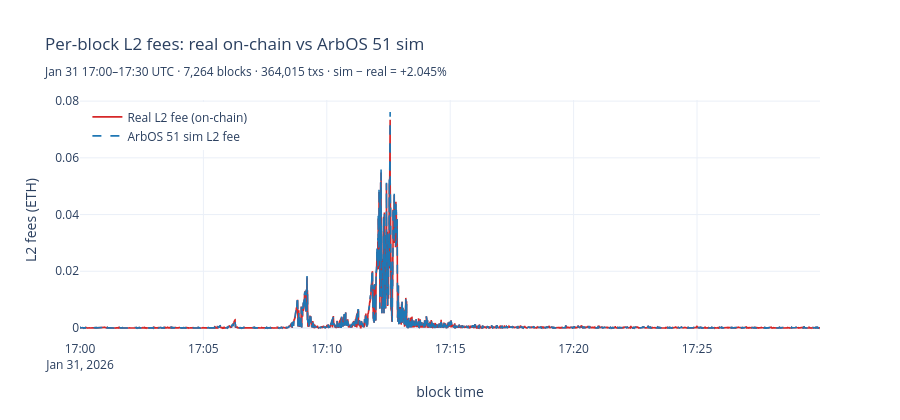

The cell this chart's notebook holds for it:
### Code cell
# Per-tx → per-block roll-up of L2 fees in our 30-min sample,
# computed with the full methodology (per-tx fee = price × l2_gas).
tx2 = tx.copy()
tx2['sim_p51_gwei']    = tx2['block_number'].map(block_to_sim)
tx2['real_l2_fee_eth'] = tx2['l2_base'] + tx2['l2_surplus']                     # P_eff · L2_gas / 1e18
tx2['sim_l2_fee_eth']  = tx2['sim_p51_gwei'] * 1e9 * tx2['l2_gas'] / 1e18         # P_sim · L2_gas

per_block = (
    tx2.groupby('block_number', as_index=False)
       .agg(block_time      =('block_time',      'first'),
            real_l2_fee_eth =('real_l2_fee_eth', 'sum'),
            sim_l2_fee_eth  =('sim_l2_fee_eth',  'sum'),
            real_p_gwei     =('eff_price_gwei',  'first'),
            sim_p_gwei      =('sim_p51_gwei',    'first'))
       .sort_values('block_time')
)

real_total = per_block['real_l2_fee_eth'].sum()
sim_total  = per_block['sim_l2_fee_eth'].sum()
print(f'30-min window L2 fee total (ETH):')
print(f'  real on-chain  {real_total:>10.4f}')
print(f'  arbos51 sim    {sim_total:>10.4f}')
print(f'  diff           {sim_total - real_total:>+10.4f}  ({(sim_total - real_total)/real_total:+.3%})')

fig = go.Figure()
fig.add_trace(go.Scatter(
    x=per_block['block_time'], y=per_block['real_l2_fee_eth'],
    mode='lines', name='Real L2 fee (on-chain)',
    line=dict(color='#d62728', width=1.6),
    hovertemplate='%{x|%H:%M:%S} · real=%{y:.4f} ETH<extra></extra>',
))
fig.add_trace(go.Scatter(
    x=per_block['block_time'], y=per_block['sim_l2_fee_eth'],
    mode='lines', name='ArbOS 51 sim L2 fee',
    line=dict(color='#1f77b4', width=1.6, dash='dash'),
    hovertemplate='%{x|%H:%M:%S} · sim=%{y:.4f} ETH<extra></extra>',
))
fig.update_layout(
    title=(f'Per-block L2 fees: real on-chain vs ArbOS 51 sim<br>'
           f'<sub>Jan 31 17:00–17:30 UTC · {len(per_block):,} blocks · {len(tx2):,} txs · '
           f'sim − real = {(sim_total - real_total)/real_total:+.3%}</sub>'),
    xaxis_title='block time', yaxis_title='L2 fees (ETH)',
    template='plotly_white', height=420, hovermode='x unified',
    legend=dict(yanchor='top', y=0.99, xanchor='left', x=0.01),
)
fig.show()

### Figure 1 — Plotly figure (JSON) as saved in the notebook; plotly's stock layout.template omitted (floating-point values rounded to 4 significant figures; data arrays with more than 128 entries replaced by an {"elided": "..."} marker saying what was removed)
{"data": [{"hovertemplate": "%{x|%H:%M:%S} · real=%{y:.4f} ETH<extra></extra>", "line": {"color": "#d62728", "width": 1.6}, "mode": "lines", "name": "Real L2 fee (on-chain)", "type": "scatter", "x": {"elided": "7264 str values"}, "y": {"elided": "7264 float values"}}, {"hovertemplate": "%{x|%H:%M:%S} · sim=%{y:.4f} ETH<extra></extra>", "line": {"color": "#1f77b4", "dash": "dash", "width": 1.6}, "mode": "lines", "name": "ArbOS 51 sim L2 fee", "type": "scatter", "x": {"elided": "7264 str values"}, "y": {"elided": "7264 float values"}}], "layout": {"height": 420, "hovermode": "x unified", "legend": {"x": 0.01, "xanchor": "left", "y": 0.99, "yanchor": "top"}, "title": {"text": "Per-block L2 fees: real on-chain vs ArbOS 51 sim<br><sub>Jan 31 17:00–17:30 UTC · 7,264 blocks · 364,015 txs · sim − real = +2.045%</sub>"}, "xaxis": {"title": {"text": "block time"}}, "yaxis": {"title": {"text": "L2 fees (ETH)"}}}}
